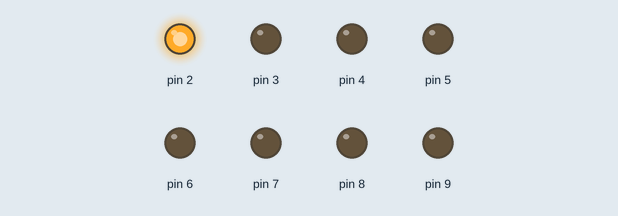
Recording of a sketch running on a simulated Arduino Uno, built with avr-gcc and run on an emulated ATmega328P. On the bench: output pins drawn as LEDs (lit = HIGH).

Above: at 0.1 s.
Timing chart, 0 to 1.6 s (numbered marks = the images above):
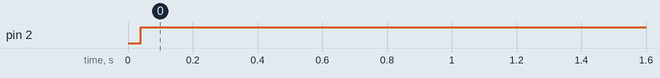

Measured:
- by itself, pin 2: LOW → HIGH at 0.04 s

The sketch:

R_2R_ladder.ino
```cpp
// the setup routine runs once when you press reset:
void setup() {
  for (byte i=0; i<8; i++) {
    pinMode(2+i, OUTPUT);
  }
}

// the loop routine runs over and over again forever:
void loop() {

  for (int i=0; i<256; i++)
  {
    for (byte b=0; i<8; i++)
      digitalWrite(2+b, bitRead(i,b));

    delay(500);
  }
}
```
